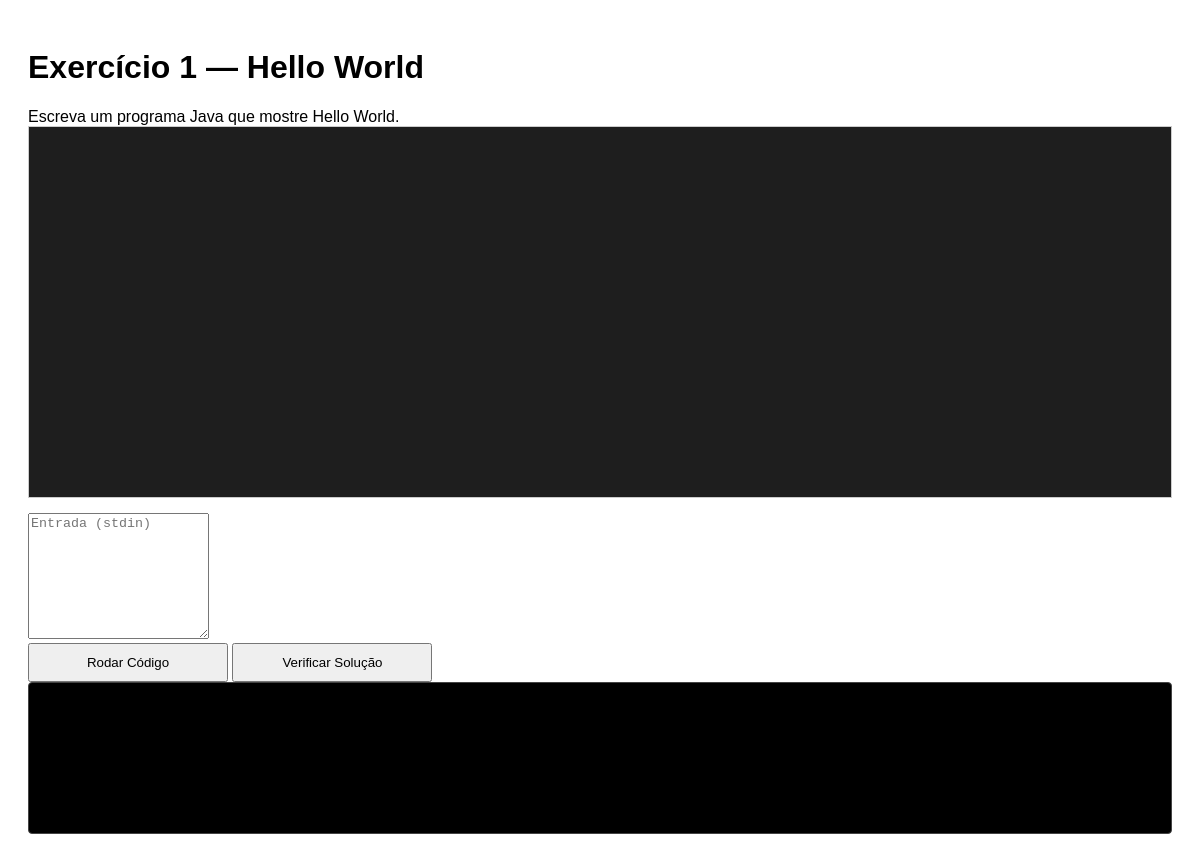
The page /pages/index.php on the database its author committed.
### tables this page shows
CREATE TABLE exercicios(
	id INT AUTO_INCREMENT PRIMARY KEY NOT NULL,
	titulo VARCHAR(255) NOT NULL,
		descricao TEXT NOT NULL,
		codigo_inicial TEXT NOT NULL,
		posicao INT NOT null
);

### pages/index.php (the view, shortened to what this page needs)
<?php
    require_once "../backend/database.php";
    $exercicioId = $_GET["p"] ?? 1;
    $stmt = $pdo->prepare("SELECT * FROM exercicios WHERE id = ?");
    $stmt->execute([$exercicioId]);
    $exercicio = $stmt->fetch(PDO::FETCH_ASSOC);
?>
<!DOCTYPE html>
<html lang="pt-br">
<head>
    <link rel="stylesheet" href="css/style.css">
</head>
<body style="background-color: white; color: black!important;">
    <div class="editor-container" data-exercicio-id="<?= (int)$exercicio["id"] ?>">
        <h1><?= htmlspecialchars($exercicio["titulo"]) ?></h1>
        <div>
            <?= nl2br(htmlspecialchars($exercicio["descricao"]))?>
        </div>
        <div id="editor-container" style="background-color: #1e1e1e;height: 350px; padding-top: 20px; border: 1px solid #ccc; margin-bottom: 15px;"></div>
        <textarea id="stdin" placeholder="Entrada (stdin)" style="height:120px;"></textarea>
        <div class="button-group">
            <button id="runButton">Rodar Código</button>
            <button id="verifyButton">Verificar Solução</button>
        </div>
        <div class="console" style="color: white;" id="output"></div>
    </div>
</body>
</html>

### pages/css/style.css (style rules this page uses)
body { background-color: #121212; color: #ffffff; font-family: Arial, sans-serif; padding: 20px; }
button { width: 200px; padding: 10px; cursor: pointer; }
.console { background: #000000; color: #00ff00; padding: 15px; min-height: 120px; white-space: pre-wrap; border: 1px solid #444; border-radius: 4px; }

### rows shown on the page
exercicios: titulo "Exercício 1 — Hello World", descricao "Escreva um programa Java que mostre Hello World."
